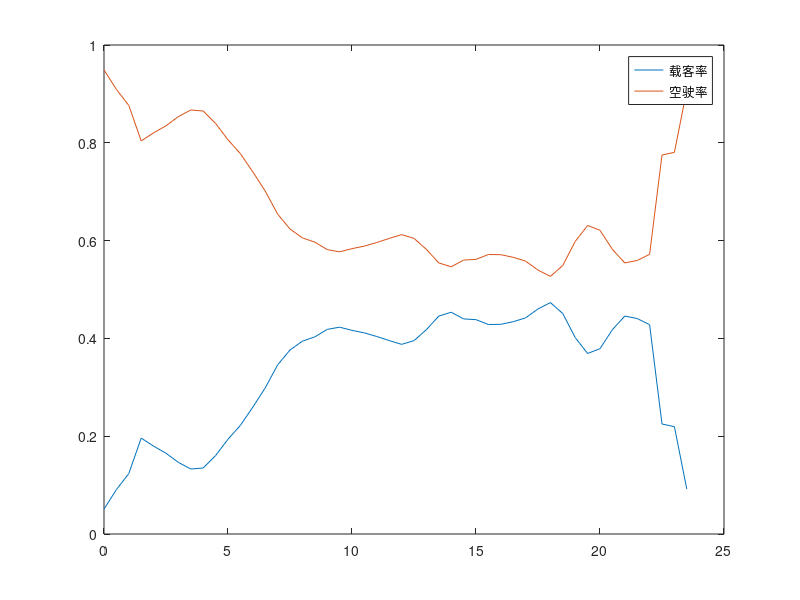

Reproduce this figure in MATLAB.
x=0:0.5:23.5
y=[0.05088695652173913, 0.0908608695652174, 0.12356695652173913,  0.19615652173913042, 0.1796113043478261, 0.16520434782608695, 0.14641739130434783, 0.13293565217391304, 0.13497739130434783, 0.16042, 0.19383565217391305, 0.2221695652173913, 0.2594391304347826, 0.2986426086956522, 0.3457173913043478, 0.37629478260869564, 0.3944069565217391, 0.40311391304347827, 0.41841304347826086, 0.42297913043478264, 0.4164278260869565, 0.41129217391304346, 0.4038686956521739, 0.39555565217391303, 0.38781217391304346, 0.3954426086956522, 0.41789478260869567, 0.44567565217391303, 0.4535008695652174, 0.43988173913043477, 0.4383304347826087, 0.42840434782608694, 0.4288017391304348, 0.4341365217391304, 0.4419565217391304, 0.46027565217391303, 0.47326, 0.4508078260869565, 0.4017173913043478, 0.3691582608695652, 0.3789713043478261, 0.41791826086956524, 0.44568608695652173, 0.44061304347826086, 0.428075652173913, 0.2249421686746988,0.2195191304347826, 0.09184347826086957]
z=1-y
g=[y',z']'
plot(x,g)
legend('载客率','空驶率')